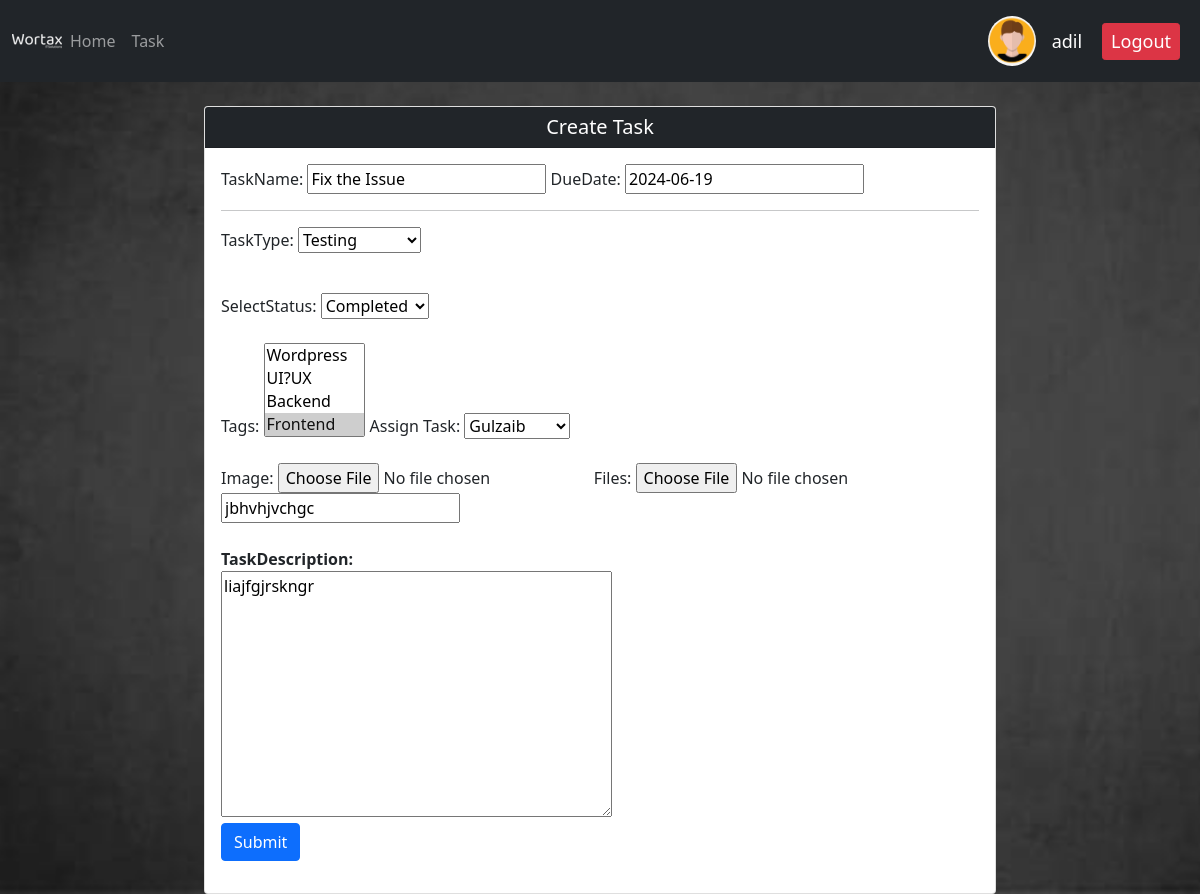
/update_task/3/ (signed in), run on the app's committed database.
### accounts/models.py (models this page shows, shortened)
class Customers(models.Model):
    user = models.OneToOneField(User, null=True, blank=True, on_delete=models.CASCADE)
    EmployeeName = models.CharField(max_length=200, null=True,)
    email = models.CharField(max_length=200, null=True)
    profile_pic = models.ImageField(default="icon1", null=True, blank = True)
    def __str__(self):
        return self.EmployeeName if self.EmployeeName else 'No Title'

class Tasks (models.Model):
    TASKTYPE = (
        ('Design', 'Desgin'),
        ('Testing', 'Testing'),
        ('Development', 'Development'),
        ('Deployement', 'Deployement'),
    )
    TASKASSIGN = (
        ('Hamza', 'Hamza'),
        ('Adil', 'Adil'),
        ('Usama', 'Usama'),
    )
    Board =  (
            ('ToDo', 'ToDO'),
            ('In Progress', 'In Progress'),
            ('Testing', 'Testing'),
            ('Bug', 'Bug'),
            ('Completed', 'Completed'),
    )
    TaskName = models.CharField(max_length=200, null= True)
    TaskDescription = RichTextUploadingField(null=True)
    TaskType = models.CharField(max_length = 200, null= True, choices=TASKTYPE)
    SelectStatus = models.CharField(default='ToDo', max_length = 200, null = True,choices = Board)
    DueDate = models.DateField(null=True)
    Date=models.DateField(auto_now_add=True, null=True)
    tags = models.ManyToManyField(Tags)
    project = models.ForeignKey(Projects, null=True, on_delete=models.SET_NULL)
    employe = models.ForeignKey(Customers, null=True, on_delete=models.SET_NULL)
    files = models.FileField(upload_to='files/', null = True, blank=True)
    Image = models.ImageField(upload_to='images/',null = True, blank=True)
    Comments = models.CharField(default= '0',  max_length=200, null=True)
    ImageURL= models.URLField(null=True)

### accounts/decorators.py (the view)
        def wrapper_func(request, *args, **kwargs):
            group = None
            if request.user.groups.exists():
                group = request.user.groups.all()[0].name
            if group in allowed_roles:
                return view_func(request, *args, **kwargs)
            else:
                return HttpResponse ('You are not authoried to view this page')

### accounts/forms.py
class TaskForm(ModelForm):
    class Meta:
        model = Tasks
        fields = '__all__'
        exclude = ["ImageURL"]
        widget = {
            'content': CKEditorWidget(),
        }
    def __init__(self, *args, **kwargs):
        project = kwargs.pop('project', None)
        super(TaskForm, self).__init__(*args, **kwargs)
        if project:
            self.fields['project'].initial = project
            self.fields['project'].widget.attrs['readonly'] = True
        self.fields.pop('project')

### accounts/models.py (called while the page is built)
    def __str__(self):
        return self.Technology

### accounts/views.py (called while the page is built, shortened)
@login_required(login_url = 'login')
@allowed_users(allowed_roles = ['admin','employee'])
def UpdateTask(request, pk):
    task = Tasks.objects.get(id=pk)
    form = TaskForm(instance=task)
    context = {'form': form}
    return render (request, 'accounts/form.html', context)

### accounts/templates/accounts/form.html (shortened to what this page needs)
{% extends 'accounts/main.html' %}
{% load static %}
{% block content %}
<br>
<div class="row justify-content-center">
    <div class="col-md-8">
        <div class="card shadow-sm">
            <div class="card-header bg-dark text-white">
                <h5 class="mb-0" style="text-align: center;">Create Task</h5>
            </div>
            <div class="card-body">
                <form action="" method="POST" enctype="multipart/form-data">
                    <div class="form-group">
                        {{ form.TaskName.label_tag }}
                        {{ form.TaskName }}
                        {{ form.DueDate.label_tag }}
                        {{ form.DueDate }} <hr>
                    </div>
                    <div class="form-group">
                        {{ form.TaskType.label_tag }}
                        {{ form.TaskType }}
                    </div>
                    <br>
                    <div class="form-group">
                        {{ form.SelectStatus.label_tag }}
                        {{ form.SelectStatus }}
                    </div>
<br>
                    <div class="form-group">
                        {{ form.tags.label_tag }}
                        {{ form.tags }}           Assign Task:  {{ form.employe }}
                    </div>
                        <br>
                    <div class="form-group">
                        {{ form.Image.label_tag }}
                        {{ form.Image }}
                        {{ form.files.label_tag }}
                        {{ form.files }}
                    </div>
                    <div class="form-group">
                          {{form.Comments}}
                    </div>
                        <br>
                        <b> {{ form.TaskDescription.label_tag }}<b><br>
                            {{ form.TaskDescription }}
                    <div class="form-group">
                        <input class="btn btn-primary btn-block" type="submit" name="Submit" value="Submit">
                    </div>
                </form>
            </div>
        </div>
    </div>
</div>
<link rel="stylesheet" href="https://cdn.jsdelivr.net/npm/flatpickr/dist/flatpickr.min.css">
{% endblock %}

### accounts/templates/accounts/navbar.html (shortened to what this page needs)
{% load static %}
<nav class="navbar navbar-expand-lg navbar-dark bg-dark">
    <div class="container-fluid">
      <img src="{% static 'images/logo.png' %}">
      <div class="collapse navbar-collapse" id="navbarNav">
        <ul class="navbar-nav">
          {% if request.user.is_staff %}
          <li class="nav-item">
            <a class="nav-link" href="{% url 'home' %}">Home</a>
          </li>
          <li class="nav-item">
            <a class="nav-link" href="{% url 'task' %}">Task</a>
          </li>
          {% endif %}
        </ul>
      </div>
    </div>
    <a class="nav-link" href="{% url 'account' %}"><img class="profile-pic1" src="{{ request.user.customers.profile_pic.url }}"></a>
    <span class="Hello-msg" >{{ request.user }}</span>
    <span><a class="Hello-msg btn btn-sm btn-danger " href="{% url 'logout' %}"> Logout</a></span>
</nav>

### accounts/templates/accounts/navbar.html (style rules this page uses)
.Hello-msg { font-size: 18px; color: #fff; margin-right: 20px; }
.profile-pic1 { max-width: 50px; max-height: 50px; margin: 0 auto; border-radius: 50%; }

### data on the page
Tasks: TaskName "Fix the Issue", DueDate "2024-06-19", TaskType "Testing", SelectStatus "Completed", employe "Gulzaib", Comments "jbhvhjvchgc", TaskDescription "liajfgjrskngr"

### other printed values
{{ request.user }} "adil"
